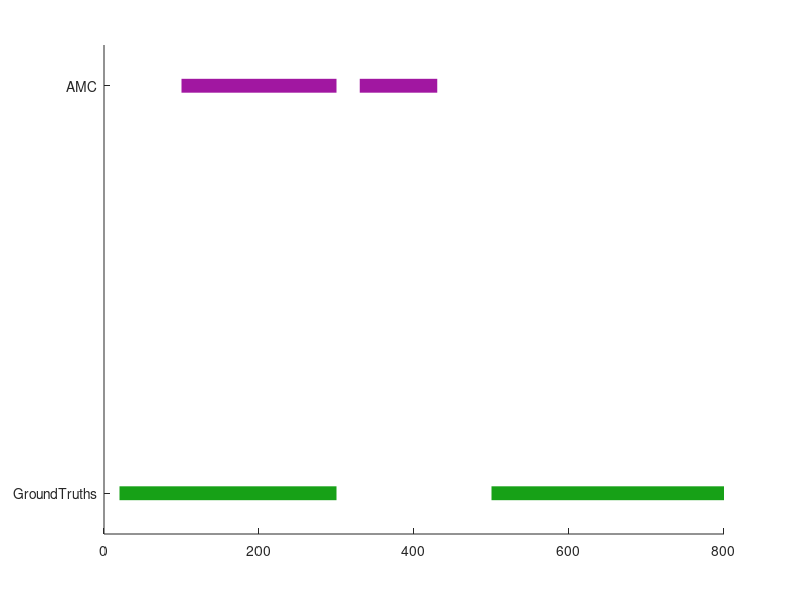

Source code (MATLAB):

nframes = 1000;

alg_names = {'GroundTruths', 'AMC'};
nalg = length(alg_names);

vis_names = cell(nalg+2, 1);
vis_names{1} = '';
for aidx = 1:nalg
    vis_names{aidx+1} = alg_names{aidx};
end
vis_names{end} = '';


% colors
rcolor = zeros(nalg + 1, 3);
rcolor(1, :) = [.1 .7 .1] .* 0.9;
rcolor(2, :) = [.7 .1 .7] .* 0.9;
rcolor(end, :) = ones(1, 3) .* 0.8;

% synthetic
A = zeros(nalg, nframes);
A(1, 20:300) = 1;  A(1, 500:800) = 1;
A(2, 100:300) = 1;  A(2, 330:430) = 1;
A(3, 80:120) = 1;  A(3, 650:700) = 1;


%% Visualize

h = figure(1);
clf;
set(h, 'Position', [50, 50, 600, 200]);


for aidx = 1:nalg
    det_result = A(aidx, :); 
    cc = bwconncomp(det_result);

    hold on;
    bar_height = (aidx / (nalg + 1));    
    for idx = 1:cc.NumObjects
        sttt = cc.PixelIdxList{idx}(1);
        endt = cc.PixelIdxList{idx}(end);
        
        line([sttt, endt], ones(1,2) .* bar_height, 'color', rcolor(aidx, :), 'LineWidth', 10);        
    end
    hold off;
%     axis auto;
    set(gca,'ytick', 0 : 1 / (nalg + 1) : 1)
    set(gca, 'YTickLabel', vis_names);
    
end



